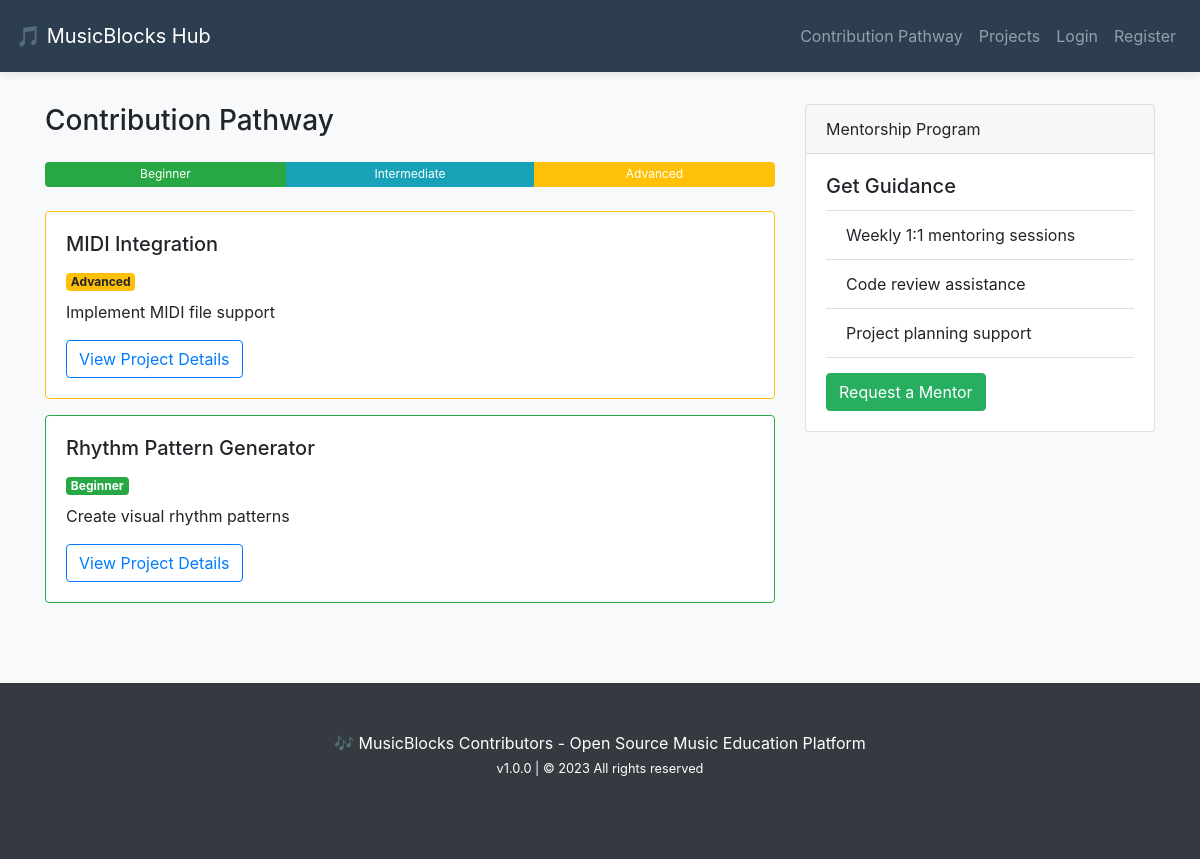
Screenshot of /pathway with the database file from the repository.
### app.py (models this page shows)
class MusicblockProject(db.Model):
    id = db.Column(db.Integer, primary_key=True)
    title = db.Column(db.String(100), nullable=False)
    description = db.Column(db.Text, nullable=False)
    difficulty = db.Column(db.String(20))
    skills_required = db.Column(db.String(200))
    status = db.Column(db.String(20), default='open')
    contributions = db.relationship('Contribution', backref='project', lazy=True)

### app.py (the view)
@app.route('/pathway')
def pathway():
    projects = MusicblockProject.query.order_by(MusicblockProject.difficulty).all()
    return render_template('pathway.html', projects=projects)

### templates/pathway.html
{% extends "base.html" %}
{% block content %}
<div class="row">
    <div class="col-md-8">
        <h3 class="mb-4">Contribution Pathway</h3>
        <div class="progress mb-4" style="height: 25px;">
            <div class="progress-bar bg-success"
                 style="width: 33%">Beginner</div>
            <div class="progress-bar bg-info"
                 style="width: 34%">Intermediate</div>
            <div class="progress-bar bg-warning"
                 style="width: 33%">Advanced</div>
        </div>
        <div class="row">
            {% for project in projects %}
            <div class="col-md-12 mb-3">
                <div class="card pathway-card border-{{
                    'success' if project.difficulty == 'beginner'
                    else 'info' if project.difficulty == 'intermediate'
                    else 'warning'
                }}">
                    <div class="card-body">
                        <h5 class="card-title">{{ project.title }}</h5>
                        <div class="mb-2">
                            <span class="badge badge-{{
                                'success' if project.difficulty == 'beginner'
                                else 'info' if project.difficulty == 'intermediate'
                                else 'warning'
                            }}">
                                {{ project.difficulty|capitalize }}
                            </span>
                        </div>
                        <p class="card-text">{{ project.description }}</p>
                        <a href="/projects" class="btn btn-outline-primary">
                            View Project Details
                        </a>
                    </div>
                </div>
            </div>
            {% endfor %}
        </div>
    </div>
    <div class="col-md-4">
        <div class="card mb-4">
            <div class="card-header">Mentorship Program</div>
            <div class="card-body">
                <h5 class="card-title">Get Guidance</h5>
                <ul class="list-group list-group-flush">
                    <li class="list-group-item">
                        Weekly 1:1 mentoring sessions
                    </li>
                    <li class="list-group-item">
                        Code review assistance
                    </li>
                    <li class="list-group-item">
                        Project planning support
                    </li>
                </ul>
                <a href="/dashboard" class="btn btn-success mt-3">
                    Request a Mentor
                </a>
            </div>
        </div>
    </div>
</div>
{% endblock %}

### templates/base.html (style rules this page uses)
body { background-color: #f8f9fa; min-height: 100vh; display: flex; flex-direction: column; }
.btn-success { background-color: #27ae60; border-color: #27ae60; }

### rows the page displays
MusicblockProject: title "MIDI Integration", difficulty "Advanced", description "Implement MIDI file support"
MusicblockProject: title "Rhythm Pattern Generator", difficulty "Beginner", description "Create visual rhythm patterns"
